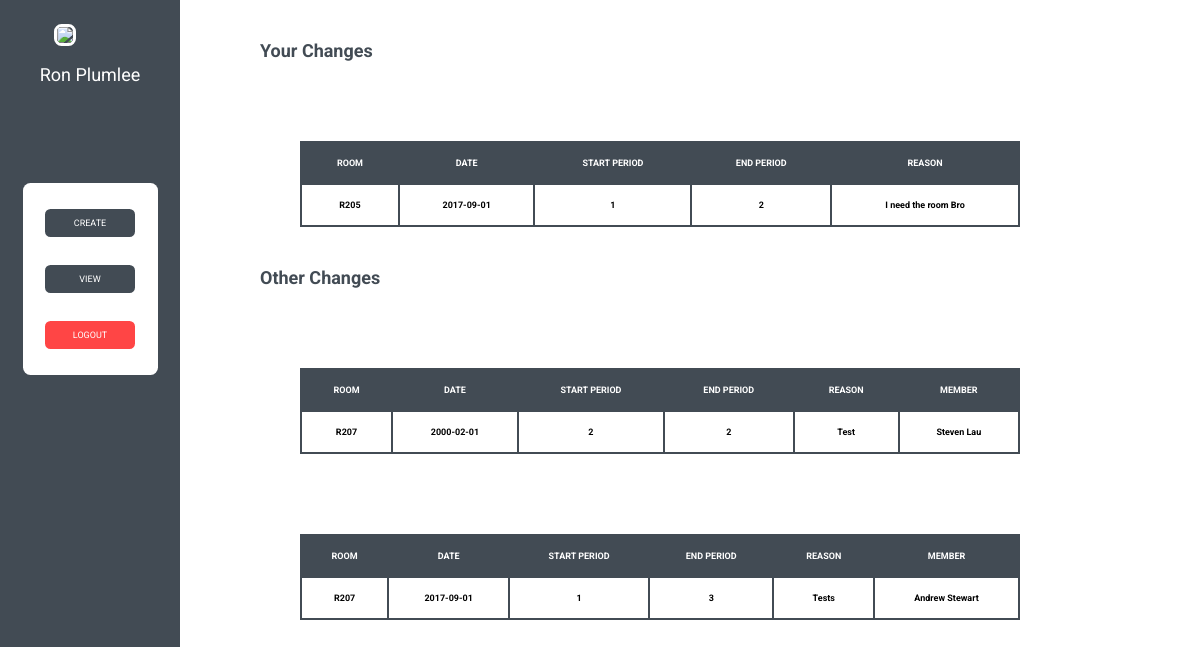
The page /view (signed in) on the database as committed earlier.
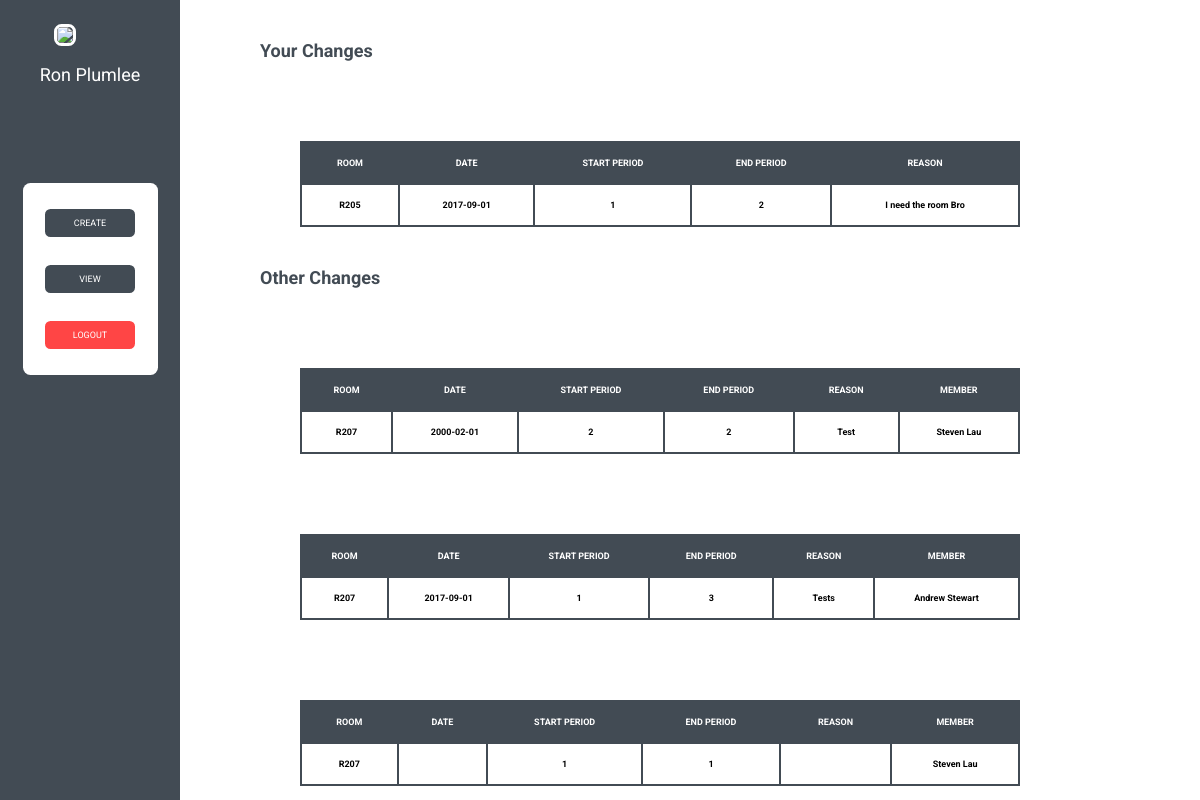
The same page on the database as committed later.
### tables this page shows
CREATE TABLE "CHANGES" (
	`room`	TEXT,
	`day`	TEXT NOT NULL,
	`startPeriod`	INTEGER NOT NULL,
	`endPeriod`	INTEGER NOT NULL,
	`changedTeacherID`	TEXT NOT NULL,
	`reason`	TEXT NOT NULL,
	`teacherID`	TEXT
);

### main.py (the view)
@app.route('/view', methods=['GET', 'POST'])
@loginRequired
def viewChanges():
    if request.method == "POST":
        buttonRequest = request.form['button']
        if buttonRequest == "view":
            return redirect("/view")
        elif buttonRequest == "create":
            return redirect("/home")
        elif buttonRequest == "logout":
            session.pop("userEmail", None)
            return redirect("/login")
    elif request.method == "GET":
        databaseCollection = database.execute("SELECT room, day, startPeriod, endPeriod, reason FROM CHANGES WHERE changedTeacherID = ?", (findStaffInfo()['name'],)).fetchall()
        databaseCollection1 = database.execute("SELECT room, day, startPeriod, endPeriod, reason, changedTeacherID FROM CHANGES WHERE teacherID = ?", (findStaffInfo()['name'],)).fetchall()
        return render_template('view.html', yourChanges=databaseCollection, changes=databaseCollection1, staffUser=findStaffInfo())

### main.py (called while the page is built)
def loggedIn():
    return "userEmail" in session

def findStaffInfo():
    name = database.execute("SELECT name FROM staff WHERE email = ?", (session["userEmail"],)).fetchone()[0]
    userImage = "https://schoolbox.bbc.qld.edu.au/portrait.php?userId=" + str(database.execute("SELECT schoolboxstaffId FROM staff WHERE email = ?", (session["userEmail"],)).fetchone()[0]) + "&size=profile"
    return {"name":name, "userImg":userImage}

def loginRequired(f):
    @wraps(f)
    def wrap(*args, **kwargs):
        if loggedIn():
            return f(*args, **kwargs)
        else:
            return redirect("/login")
    return wrap

### templates/view.html (shortened to what this page needs)
{% extends "sidebar.html" %}
{% block content %}
{% block user %}{{staffUser.name}}{% endblock %}
<p id="title2">Your Changes</p>
{% for n in yourChanges %}
<table id="view-table">
    <tr>
        <th>ROOM</th>
        <th>DATE</th>
        <th>START PERIOD</th>
        <th>END PERIOD</th>
        <th>REASON</th>
    </tr>
    <tr>
        <th>{{n[0]}}</th>
        <th>{{n[1]}}</th>
        <th>{{n[2]}}</th>
        <th>{{n[3]}}</th>
        <th>{{n[4]}}</th>
</table>
{% endfor %}
<p id="title2">Other Changes</p>
{% for n in changes %}
<table id="view-table">
    <tr>
        <th>ROOM</th>
        <th>DATE</th>
        <th>START PERIOD</th>
        <th>END PERIOD</th>
        <th>REASON</th>
        <th>MEMBER</th>
    </tr>
    <tr>
        <th>{{n[0]}}</th>
        <th>{{n[1]}}</th>
        <th>{{n[2]}}</th>
        <th>{{n[3]}}</th>
        <th>{{n[4]}}</th>
        <th>{{n[5]}}</th>
</table>
{% endfor %}
{% endblock %}

Rows that differ between the two databases and show on the page:
added CHANGES: room "R207", startPeriod "1", endPeriod "1", changedTeacherID "Steven Lau"
